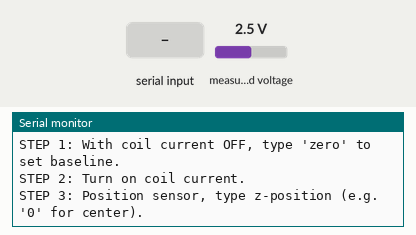
Bench run of a sketch on a simulated Arduino Uno, built with avr-gcc and run on an emulated ATmega328P. Shown: the last lines printed to the serial monitor. The inputs (shaded band) are chosen by the test bench; at power-on: measured voltage 2.5 V.

Above: at 1.2 s.
1.3 s: "zero\n" received over Serial
At 2.8 s:
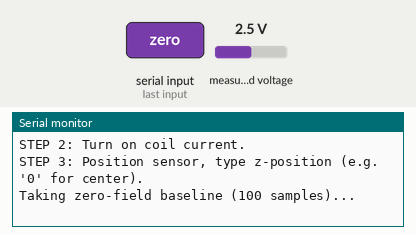
4.3 s: "done\n" received over Serial
At 5.4 s:
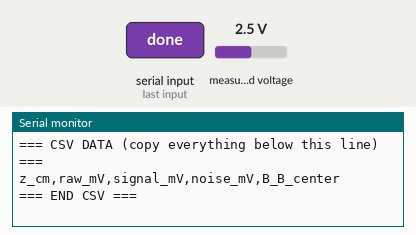
5.8 s: "clear\n" received over Serial
At 6.2 s:
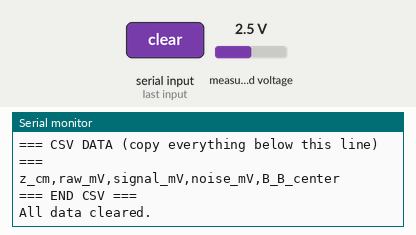
7.3 s: "0\n" received over Serial
At 8.5 s:
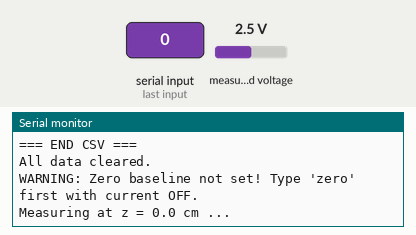
8.8 s: measured voltage set to 0 V
At 10.1 s:
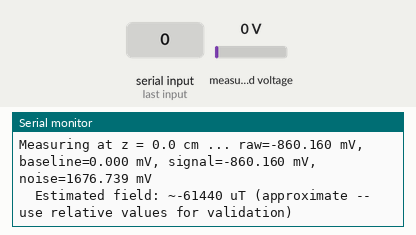
10.7 s: "done\n" received over Serial
At 11.6 s:
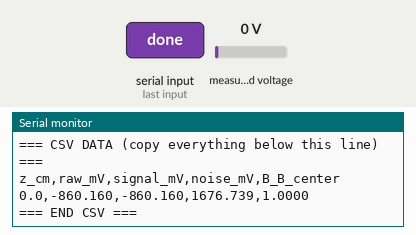

Measured:
- after the input at 1.3 s, the serial monitor: prints a new line at once (image 1)
- after the input at 4.3 s, the serial monitor: prints a new line at once (image 2)
- after the input at 5.8 s, the serial monitor: prints a new line at once (image 3)
- after the input at 7.3 s, the serial monitor: prints a new line at once (image 4)
- after the input at 8.8 s, the serial monitor: prints a new line after 0.40 s (image 5)
- after the input at 10.7 s, the serial monitor: prints a new line at once (image 6)

The sketch:

helmholtz_reader.ino
```cpp
/*
  Helmholtz Coil Field Measurement
  =================================
  Reads SS49E Hall sensor via ADS1115 16-bit ADC.
  Takes 100 samples per measurement, reports mean and std dev.

  Wiring:
    ADS1115 VDD -> 5V
    ADS1115 GND -> GND
    ADS1115 SCL -> A5
    ADS1115 SDA -> A4
    ADS1115 A0  -> SS49E OUT (pin 3)
    SS49E VCC   -> 5V (pin 1)
    SS49E GND   -> GND (pin 2)

  Usage:
    Open Serial Monitor at 115200 baud.
    Type a z-position (in cm) and press Enter.
    The sketch takes 100 readings and prints the result.
    Type "zero" to take a zero-field baseline.
    Type "done" to print all data as CSV.

  Install library: Adafruit ADS1X15
    (Arduino IDE -> Library Manager -> search "Adafruit ADS1X15")
*/

#include <Wire.h>
#include <Adafruit_ADS1X15.h>

Adafruit_ADS1115 ads;

// Measurement storage
#define MAX_POINTS 30
float positions[MAX_POINTS];
float readings[MAX_POINTS];   // mean voltage (mV)
float noise[MAX_POINTS];      // std dev (mV)
int numPoints = 0;

float zeroBaseline = 0.0;     // zero-field baseline voltage (mV)
bool zeroSet = false;

const int SAMPLES = 100;      // samples per measurement point
const int SAMPLE_DELAY = 10;  // ms between samples

void setup() {
  Serial.begin(115200);
  while (!Serial) delay(10);

  Serial.println(F("================================"));
  Serial.println(F("Helmholtz Coil Field Measurement"));
  Serial.println(F("================================"));

  if (!ads.begin()) {
    Serial.println(F("ERROR: ADS1115 not found. Check wiring."));
    while (1);
  }

  // Gain 1: +/- 4.096V range, 0.125 mV/bit
  ads.setGain(GAIN_ONE);

  Serial.println(F("ADS1115 ready. Gain: +/- 4.096V (0.125 mV/bit)"));
  Serial.println();
  Serial.println(F("Commands:"));
  Serial.println(F("  Type a number (z-position in cm) -> takes measurement"));
  Serial.println(F("  Type 'zero'  -> records zero-field baseline (do this first!)"));
  Serial.println(F("  Type 'done'  -> prints all data as CSV"));
  Serial.println(F("  Type 'clear' -> clears all data"));
  Serial.println();
  Serial.println(F("STEP 1: With coil current OFF, type 'zero' to set baseline."));
  Serial.println(F("STEP 2: Turn on coil current."));
  Serial.println(F("STEP 3: Position sensor, type z-position (e.g. '0' for center)."));
  Serial.println();
}

void takeMeasurement(float position) {
  if (numPoints >= MAX_POINTS) {
    Serial.println(F("ERROR: Max points reached. Type 'done' to export."));
    return;
  }

  Serial.print(F("Measuring at z = "));
  Serial.print(position, 1);
  Serial.print(F(" cm ... "));

  float sum = 0;
  float sumSq = 0;
  float values[SAMPLES];

  // Discard first few readings (settling)
  for (int i = 0; i < 5; i++) {
    ads.readADC_SingleEnded(0);
    delay(5);
  }

  // Take SAMPLES readings
  for (int i = 0; i < SAMPLES; i++) {
    int16_t raw = ads.readADC_SingleEnded(0);
    float mV = raw * 0.125;  // 0.125 mV per bit at GAIN_ONE
    values[i] = mV;
    sum += mV;
    delay(SAMPLE_DELAY);
  }

  float mean = sum / SAMPLES;

  // Compute std dev
  for (int i = 0; i < SAMPLES; i++) {
    sumSq += (values[i] - mean) * (values[i] - mean);
  }
  float stddev = sqrt(sumSq / (SAMPLES - 1));

  // Store
  positions[numPoints] = position;
  readings[numPoints] = mean;
  noise[numPoints] = stddev;
  numPoints++;

  // Print result
  float corrected = mean - zeroBaseline;
  Serial.print(F("raw="));
  Serial.print(mean, 3);
  Serial.print(F(" mV, baseline="));
  Serial.print(zeroBaseline, 3);
  Serial.print(F(" mV, signal="));
  Serial.print(corrected, 3);
  Serial.print(F(" mV, noise="));
  Serial.print(stddev, 3);
  Serial.println(F(" mV"));

  // Estimate field (rough, assuming ~1.4 mV/G sensitivity)
  float gauss_est = corrected / 1.4;
  float uT_est = gauss_est * 100.0;
  Serial.print(F("  Estimated field: ~"));
  Serial.print(uT_est, 0);
  Serial.println(F(" uT (approximate -- use relative values for validation)"));
  Serial.println();
}

void takeZero() {
  Serial.print(F("Taking zero-field baseline (100 samples)... "));

  float sum = 0;
  for (int i = 0; i < 5; i++) {
    ads.readADC_SingleEnded(0);
    delay(5);
  }
  for (int i = 0; i < SAMPLES; i++) {
    int16_t raw = ads.readADC_SingleEnded(0);
    sum += raw * 0.125;
    delay(SAMPLE_DELAY);
  }

  zeroBaseline = sum / SAMPLES;
  zeroSet = true;

  Serial.print(F("baseline = "));
  Serial.print(zeroBaseline, 3);
  Serial.println(F(" mV"));
  Serial.println(F("Baseline set. Now turn on coil current and begin measuring."));
  Serial.println();
}

void printCSV() {
  Serial.println();
  Serial.println(F("=== CSV DATA (copy everything below this line) ==="));
  Serial.println(F("z_cm,raw_mV,signal_mV,noise_mV,B_B_center"));

  // Find center reading (position closest to 0)
  float centerSignal = 0;
  for (int i = 0; i < numPoints; i++) {
    if (abs(positions[i]) < 0.1) {
      centerSignal = readings[i] - zeroBaseline;
      break;
    }
  }
  if (centerSignal == 0 && numPoints > 0) {
    centerSignal = readings[0] - zeroBaseline;  // fallback
  }

  for (int i = 0; i < numPoints; i++) {
    float signal = readings[i] - zeroBaseline;
    float normalized = (centerSignal != 0) ? signal / centerSignal : 0;

    Serial.print(positions[i], 1);
    Serial.print(F(","));
    Serial.print(readings[i], 3);
    Serial.print(F(","));
    Serial.print(signal, 3);
    Serial.print(F(","));
    Serial.print(noise[i], 3);
    Serial.print(F(","));
    Serial.println(normalized, 4);
  }

  Serial.println(F("=== END CSV ==="));
  Serial.println();
}

void loop() {
  if (Serial.available()) {
    String input = Serial.readStringUntil('\n');
    input.trim();

    if (input.equalsIgnoreCase("zero")) {
      takeZero();
    } else if (input.equalsIgnoreCase("done")) {
      printCSV();
    } else if (input.equalsIgnoreCase("clear")) {
      numPoints = 0;
      zeroBaseline = 0;
      zeroSet = false;
      Serial.println(F("All data cleared."));
    } else {
      // Try to parse as a number (z-position)
      float pos = input.toFloat();
      if (input.length() > 0 && (pos != 0 || input == "0" || input == "0.0")) {
        if (!zeroSet) {
          Serial.println(F("WARNING: Zero baseline not set! Type 'zero' first with current OFF."));
        }
        takeMeasurement(pos);
      } else {
        Serial.println(F("Unknown command. Type a number, 'zero', 'done', or 'clear'."));
      }
    }
  }
}
```
